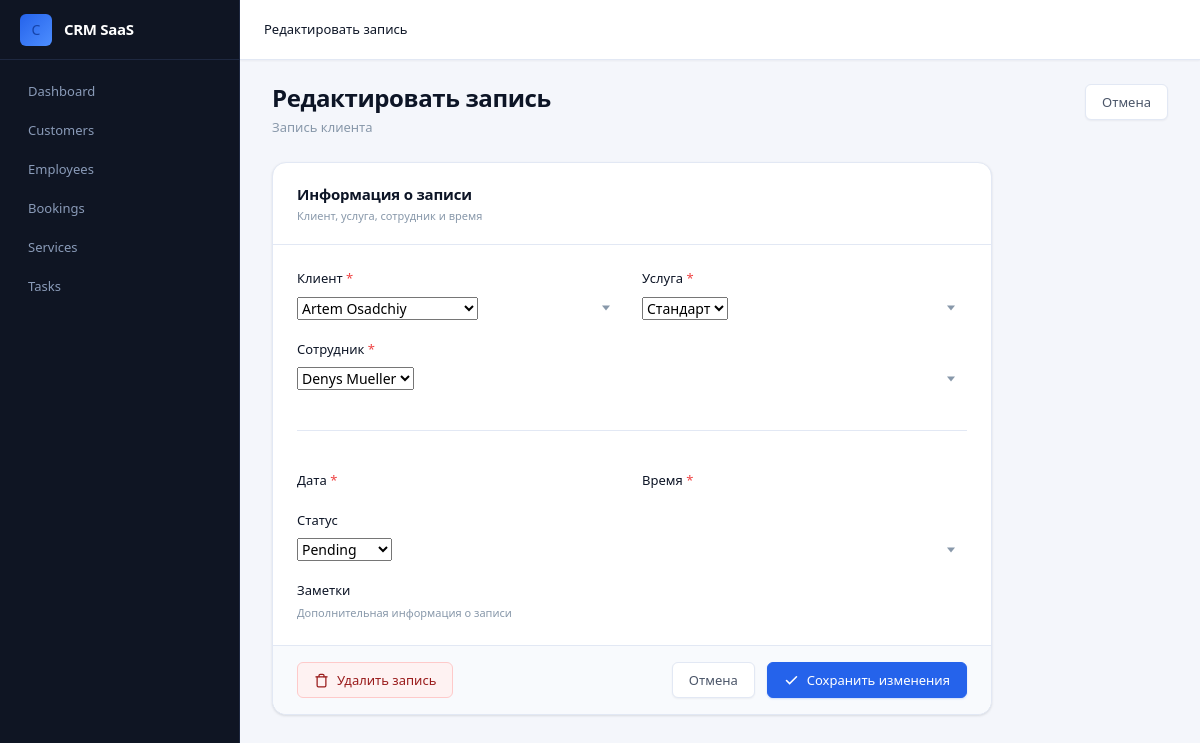
The page /bookings/edit/9/ (signed in) on the database its author committed.
### apps/bookings/models.py (models this page shows, shortened)
class Booking(models.Model):
    company = models.ForeignKey(Company, on_delete=models.CASCADE, related_name="bookings", blank=True, null=True)
    service = models.ForeignKey(Service, on_delete=models.CASCADE, related_name="bookings")
    employee = models.ForeignKey(Employee, on_delete=models.CASCADE, related_name="bookings")
    customer = models.ForeignKey(Customer, on_delete=models.CASCADE, related_name="bookings")
    start_time = models.DateTimeField()
    end_time = models.DateTimeField()
    created = models.DateTimeField(auto_now_add=True)
    status = models.CharField(max_length=20, choices=[
        ('pending', 'Pending'),
        ('confirmed', 'Confirmed'),
        ('cancelled', 'Cancelled'),
        ('completed', 'Completed'),
    ], default='pending')
    class Meta:
        ordering = ['-start_time']
        indexes = [
            models.Index(fields=['start_time']),
            models.Index(fields=['employee']),
            models.Index(fields=['company']),
        ]

### apps/bookings/views.py (the view)
# urls.py: path('edit/<int:id>/', views.edit_booking, name="edit"),
@login_required
def edit_booking(request, id):
    company = get_user_company(request.user)
    if not company:
        return redirect('companies:create')
    booking = get_object_or_404(Booking, id=id, company=company)
    if request.method == "POST":
        form = EditBookingForm(request.POST, request.FILES, instance=booking)
        if form.is_valid():
            form.save()
            return redirect('bookings:detail', id=booking.id)
    else:
        form = EditBookingForm(instance=booking)
    context = {'form': form, 'booking': booking}
    return render(request, 'bookings/edit.html', context)

### apps/bookings/forms.py
class EditBookingForm(forms.ModelForm):
    class Meta:
        model = Booking
        fields = ['service', 'employee', 'customer', 'start_time', 'status']

### apps/companies/utils.py (called while the page is built)
def get_user_company(user):
    return Company.objects.filter(owner=user).first()

### apps/customers/models.py (called while the page is built)
    def __str__(self):
        return f"{self.first_name} {self.last_name}"

### apps/employees/models.py (called while the page is built)
    def __str__(self):
        return f"{self.first_name} {self.last_name}"

### apps/services/models.py (called while the page is built)
    def __str__(self):
        return self.name

### apps/bookings/templates/bookings/edit.html (shortened to what this page needs)
{% extends "base.html" %}
{% load static %}
{% block page_name %}Редактировать запись{% endblock %}
{% block content %}
<div class="page-header">
  <div class="page-header__left">
    <h1 class="page-title">Редактировать запись</h1>
    <p class="page-subtitle">Запись клиента {{ booking.customer.get_full_name }}</p>
  </div>
  <div class="page-header__actions">
    <a href="{% url 'bookings:detail' booking.id %}" class="btn btn-secondary">Отмена</a>
  </div>
</div>
<form method="post" enctype="multipart/form-data" novalidate>
  <div class="card" style="max-width: 720px;">
    <div class="card-header">
      <div>
        <div class="card-title">Информация о записи</div>
        <div class="card-subtitle">Клиент, услуга, сотрудник и время</div>
      </div>
    </div>
    <div class="card-body">
      <div class="form-section">
        <div class="form-row">
          <div class="form-group">
            <label class="form-label form-label-required" for="{{ form.customer.id_for_label }}">Клиент</label>
            <div class="select-wrapper">
              {{ form.customer }}
            </div>
          </div>
          <div class="form-group">
            <label class="form-label form-label-required" for="{{ form.service.id_for_label }}">Услуга</label>
            <div class="select-wrapper">
              {{ form.service }}
            </div>
          </div>
        </div>
        <div class="form-group">
          <label class="form-label form-label-required" for="{{ form.employee.id_for_label }}">Сотрудник</label>
          <div class="select-wrapper">
            {{ form.employee }}
          </div>
        </div>
        <div class="divider"></div>
        <div class="form-row">
          <div class="form-group">
            <label class="form-label form-label-required" for="{{ form.date.id_for_label }}">Дата</label>
          </div>
          <div class="form-group">
            <label class="form-label form-label-required" for="{{ form.time.id_for_label }}">Время</label>
          </div>
        </div>
        <div class="form-group">
          <label class="form-label" for="{{ form.status.id_for_label }}">Статус</label>
          <div class="select-wrapper">
            {{ form.status }}
          </div>
        </div>
        <div class="form-group">
          <label class="form-label" for="{{ form.notes.id_for_label }}">Заметки</label>
          <div class="form-hint">Дополнительная информация о записи</div>
        </div>
      </div>
    </div>
    <div class="card-footer flex justify-between gap-3">
      <button type="button" class="btn btn-danger" onclick="document.getElementById('deleteBookingModal').classList.add('open')">
        <svg viewBox="0 0 24 24" fill="none" stroke="currentColor" stroke-width="2" stroke-linecap="round"><polyline points="3 6 5 6 21 6"/><path d="M19 6v14a2 2 0 0 1-2 2H7a2 2 0 0 1-2-2V6m3 0V4a2 2 0 0 1 2-2h4a2 2 0 0 1 2 2v2"/></svg>
        Удалить запись
      </button>
      <div class="flex gap-3">
        <a href="{% url 'bookings:detail' booking.id %}" class="btn btn-secondary">Отмена</a>
        <button type="submit" class="btn btn-primary">
          <svg viewBox="0 0 24 24" fill="none" stroke="currentColor" stroke-width="2.5" stroke-linecap="round"><polyline points="20 6 9 17 4 12"/></svg>
          Сохранить изменения
        </button>
      </div>
    </div>
  </div>
</form>
{% endblock %}

### rows shown on the page
Booking: customer "Artem Osadchiy", service "Стандарт", employee "Denys Mueller", status "Pending"
